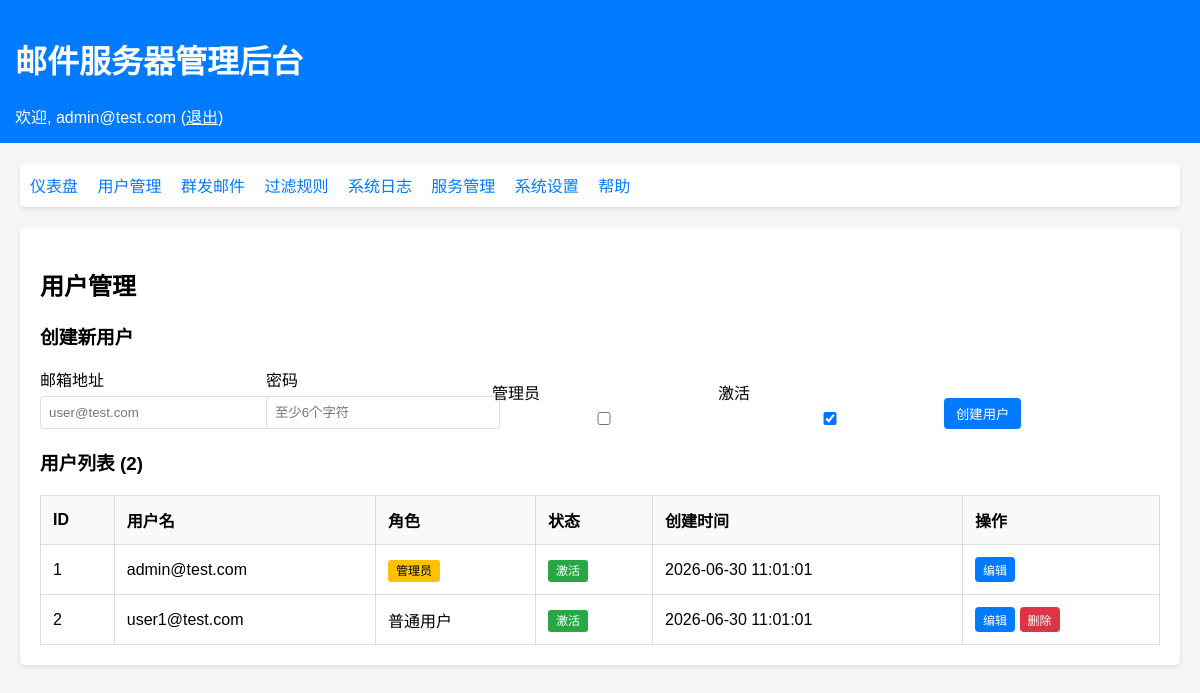
/users.php (signed in), run on the app's committed database.
### tables this page shows
CREATE TABLE IF NOT EXISTS system_settings (
    id INT AUTO_INCREMENT PRIMARY KEY,
    setting_key VARCHAR(100) UNIQUE NOT NULL,
    setting_value TEXT,
    updated_at TIMESTAMP DEFAULT CURRENT_TIMESTAMP ON UPDATE CURRENT_TIMESTAMP
);

CREATE TABLE IF NOT EXISTS users (
    id INT AUTO_INCREMENT PRIMARY KEY,
    username VARCHAR(100) UNIQUE NOT NULL,
    password_hash VARCHAR(255) NOT NULL,
    is_admin TINYINT(1) DEFAULT 0,
    is_active TINYINT(1) DEFAULT 1,
    created_at TIMESTAMP DEFAULT CURRENT_TIMESTAMP
);

### config/database.php (called while the page is built)
<?php
return [
    'host' => getenv('DB_HOST') ?: '127.0.0.1',
    'port' => getenv('DB_PORT') ?: '3308',
    'database' => getenv('DB_DATABASE') ?: 'mail_server',
    'username' => getenv('DB_USERNAME') ?: 'mail_user',
    'password' => getenv('DB_PASSWORD') ?: 'user123',
    'charset' => 'utf8mb4',
    'collation' => 'utf8mb4_unicode_ci',
    'options' => [
        PDO::ATTR_ERRMODE => PDO::ERRMODE_EXCEPTION,
        PDO::ATTR_DEFAULT_FETCH_MODE => PDO::FETCH_ASSOC,
        PDO::ATTR_EMULATE_PREPARES => false,
        PDO::MYSQL_ATTR_INIT_COMMAND => "SET NAMES utf8mb4 COLLATE utf8mb4_unicode_ci"
    ]
];

### src/storage/Database.php (called while the page is built, shortened)
<?php
require_once __DIR__ . '/../../config/database.php';
class Database {
    private static $instance = null;
    private function __construct() {
        $config = require __DIR__ . '/../../config/database.php';
        $dsn = "mysql:host={$config['host']};port={$config['port']};dbname={$config['database']};charset={$config['charset']}";
        try {
            $this->connection = new PDO(
                $dsn,
                $config['username'],
                $config['password'],
                $config['options']
            );
        } catch (PDOException $e) {
            throw new Exception("数据库连接失败: " . $e->getMessage());
        }
    }
    public static function getInstance() {
        if (self::$instance === null) {
            self::$instance = new self();
        }
        return self::$instance->connection;
    }
}

### src/storage/SystemSettingsRepository.php (called while the page is built, shortened)
<?php
require_once __DIR__ . '/Database.php';
class SystemSettingsRepository {
    private $db;
    public function __construct() {
        $this->db = Database::getInstance();
    }
    public function get($key, $default = null) {
        $stmt = $this->db->prepare("SELECT setting_value FROM system_settings WHERE setting_key = ?");
        $stmt->execute([$key]);
        $result = $stmt->fetch();
        return $result ? $result['setting_value'] : $default;
    }
}

### src/storage/UserRepository.php (called while the page is built, shortened)
<?php
require_once __DIR__ . '/Database.php';
class UserRepository {
    private $db;
    public function __construct() {
        $this->db = Database::getInstance();
    }
    public function getAll($limit = null, $offset = 0) {
        $sql = "SELECT id, username, is_admin, is_active, created_at FROM users ORDER BY created_at DESC";
        if ($limit !== null) {
            $sql .= " LIMIT ? OFFSET ?";
            $stmt = $this->db->prepare($sql);
            $stmt->execute([$limit, $offset]);
        } else {
            $stmt = $this->db->query($sql);
        }
        return $stmt->fetchAll();
    }
}

### public/users.php (the view, shortened to what this page needs)
<?php
require_once __DIR__ . '/../config/database.php';
require_once __DIR__ . '/../src/storage/Database.php';
require_once __DIR__ . '/../src/storage/UserRepository.php';
require_once __DIR__ . '/../src/utils/Security.php';
require_once __DIR__ . '/../src/storage/SystemSettingsRepository.php';
$settingsRepo = new SystemSettingsRepository();
$domain = $settingsRepo->get('domain', 'test.com');
$userRepo = new UserRepository();
$users = $userRepo->getAll();
?>
<!DOCTYPE html>
<html>
<head>
</head>
<body>
    <div class="header">
        <h1>邮件服务器管理后台</h1>
        <div>欢迎, <?php echo htmlspecialchars($_SESSION['username']); ?>
            (<a href="logout.php" style="color: white;">退出</a>)
        </div>
    </div>
    <div class="menu">
        <a href="index.php">仪表盘</a>
        <a href="users.php">用户管理</a>
        <a href="broadcast.php">群发邮件</a>
        <a href="filters.php">过滤规则</a>
        <a href="logs.php">系统日志</a>
        <a href="services.php">服务管理</a>
        <a href="settings.php">系统设置</a>
        <a href="help.php">帮助</a>
    </div>
    <div class="container">
        <h2>用户管理</h2>
        <h3>创建新用户</h3>
        <form method="POST" class="form-inline">
            <div class="form-group">
                <label>邮箱地址</label>
                <input type="email" name="username" placeholder="user@<?= htmlspecialchars($domain) ?>" required>
            </div>
            <div class="form-group">
                <label>密码</label>
                <input type="password" name="password" placeholder="至少6个字符" required minlength="6">
            </div>
            <div class="form-group">
                <label>管理员</label>
                <input type="checkbox" name="is_admin" value="1">
            </div>
            <div class="form-group">
                <label>激活</label>
                <input type="checkbox" name="is_active" value="1" checked>
            </div>
            <div class="form-group">
                <button type="submit" name="create_user" class="btn btn-primary">创建用户</button>
            </div>
        </form>
        <h3>用户列表 (<?php echo count($users); ?>)</h3>
        <table>
            <thead>
                <tr>
                    <th>ID</th>
                    <th>用户名</th>
                    <th>角色</th>
                    <th>状态</th>
                    <th>创建时间</th>
                    <th>操作</th>
                </tr>
            </thead>
            <tbody>
                <?php foreach ($users as $user): ?>
                <tr>
                    <td><?php echo $user['id']; ?></td>
                    <td><?php echo htmlspecialchars($user['username']); ?></td>
                    <td>
                        <?php if ($user['is_admin']): ?>
                            <span class="badge badge-admin">管理员</span>
                        <?php else: ?>
                            <span>普通用户</span>
                        <?php endif; ?>
                    </td>
                    <td>
                        <?php if ($user['is_active']): ?>
                            <span class="badge badge-active">激活</span>
                        <?php else: ?>
                            <span class="badge badge-inactive">禁用</span>
                        <?php endif; ?>
                    </td>
                    <td><?php echo $user['created_at']; ?></td>
                    <td>
                        <a href="#" onclick="editUser(<?php echo htmlspecialchars(json_encode($user)); ?>); return false;" class="btn btn-primary btn-small">编辑</a>
                        <?php if ($user['id'] != $_SESSION['user_id']): ?>
                            <a href="?delete=<?php echo $user['id']; ?>" class="btn btn-danger btn-small" onclick="return confirm('确定要删除此用户吗？');">删除</a>
                        <?php endif; ?>
                    </td>
                </tr>
                <?php endforeach; ?>
            </tbody>
        </table>
    </div>
</body>
</html>

### public/users.php (style rules this page uses)
body { font-family: Arial, sans-serif; margin: 0; padding: 20px; background: #f5f5f5; }
.header { background: #007bff; color: white; padding: 15px; margin: -20px -20px 20px -20px; }
.menu { background: white; padding: 10px; margin-bottom: 20px; border-radius: 5px; box-shadow: 0 2px 4px rgba(0,0,0,0.1); }
.menu a { margin-right: 15px; text-decoration: none; color: #007bff; }
.container { background: white; padding: 20px; border-radius: 5px; box-shadow: 0 2px 4px rgba(0,0,0,0.1); }
table { width: 100%; border-collapse: collapse; margin-top: 20px; }
th, td { border: 1px solid #ddd; padding: 12px; text-align: left; }
th { background: #f8f9fa; font-weight: 600; }
.btn { padding: 6px 12px; border: none; border-radius: 4px; cursor: pointer; text-decoration: none; display: inline-block; }
.btn-primary { background: #007bff; color: white; }
.btn-danger { background: #dc3545; color: white; }
.btn-small { padding: 4px 8px; font-size: 12px; }
.form-group { margin-bottom: 15px; }
.form-group label { display: block; margin-bottom: 5px; font-weight: 500; }
.form-group input, .form-group select { width: 100%; padding: 8px; border: 1px solid #ddd; border-radius: 4px; }
.form-inline { display: flex; gap: 10px; align-items: flex-end; }
.form-inline .form-group { flex: 1; margin-bottom: 0; }
.badge { padding: 4px 8px; border-radius: 3px; font-size: 12px; font-weight: 500; }
.badge-admin { background: #ffc107; color: #000; }
.badge-active { background: #28a745; color: white; }

### data on the page
system_settings: username "user@test.com"
users: id "1", username "admin@test.com", is_admin "管理员", is_active "激活", created_at "2026-06-30 11:01:01"
users: id "2", username "user1@test.com", is_admin "普通用户", is_active "激活", created_at "2026-06-30 11:01:01"

### other printed values
$_SESSION['username'] "admin@test.com"
count($users) "2"
